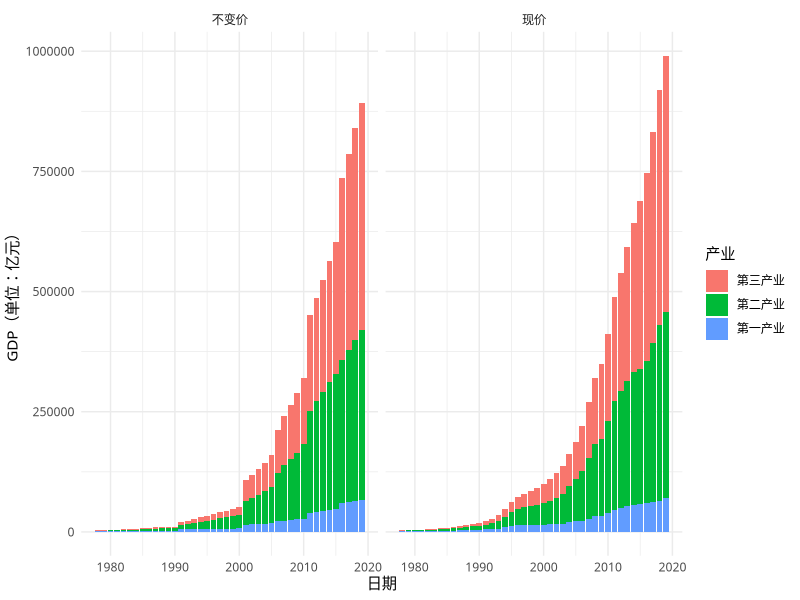
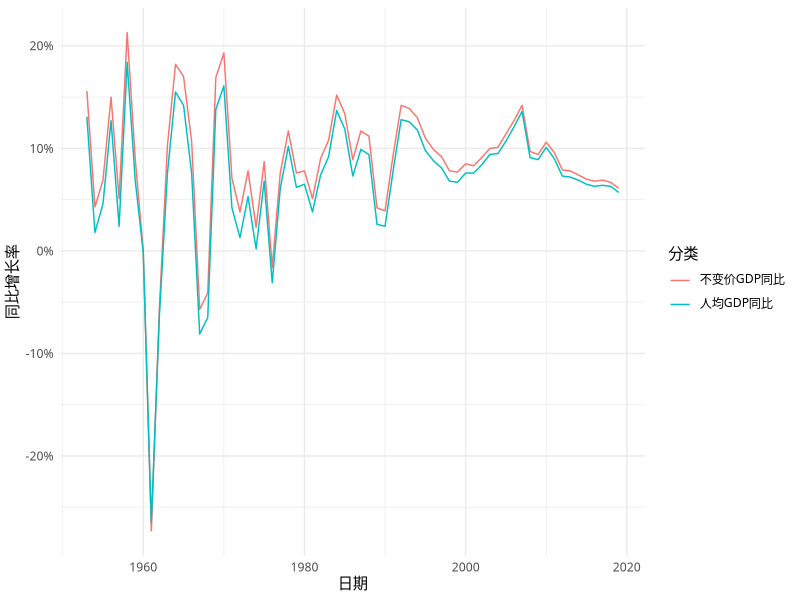
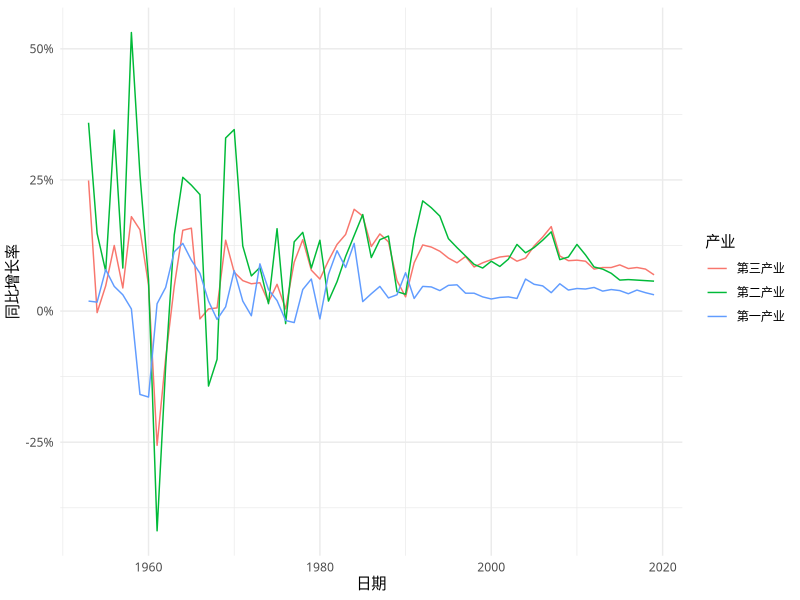
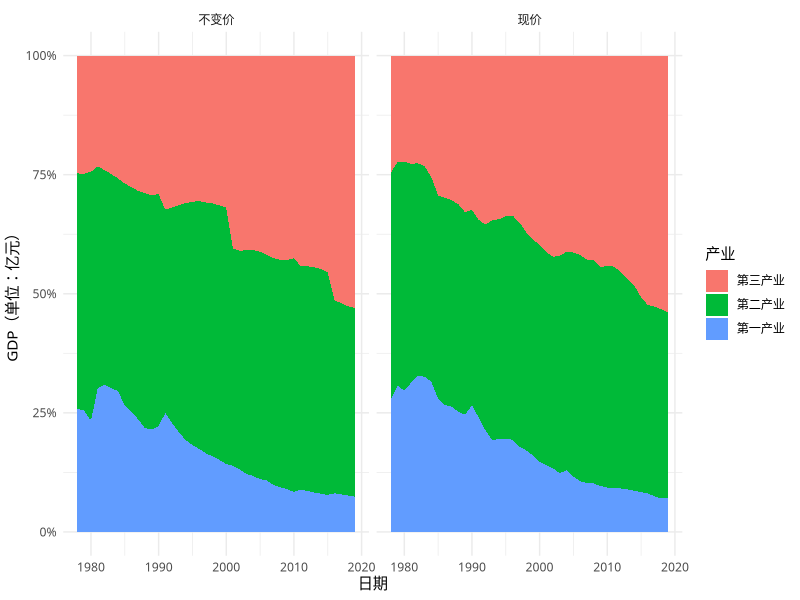
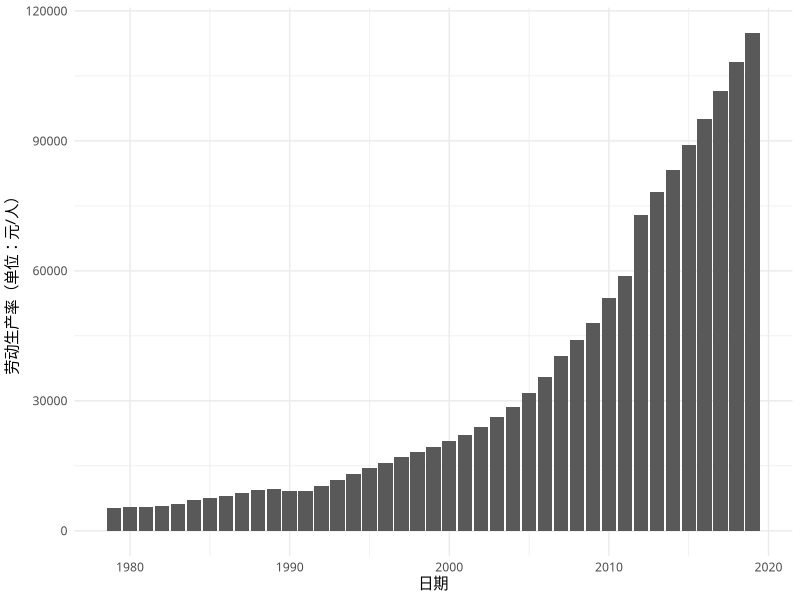
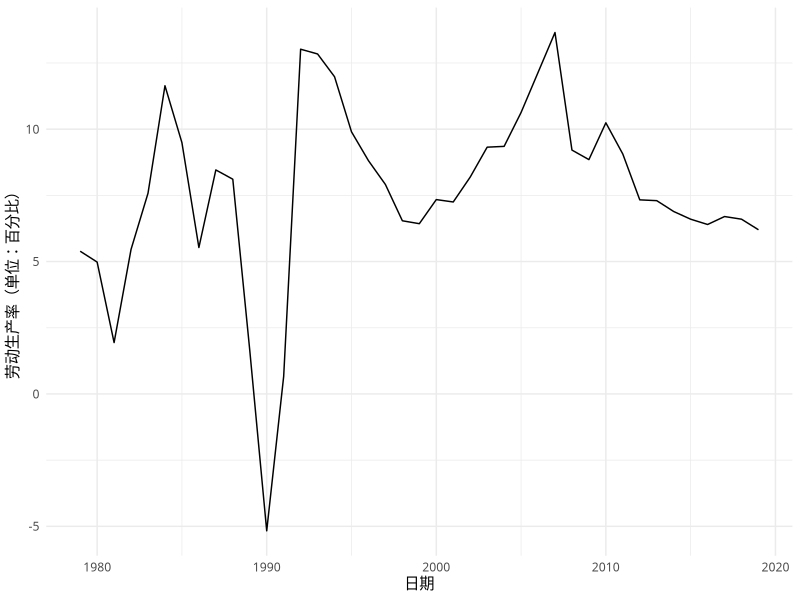
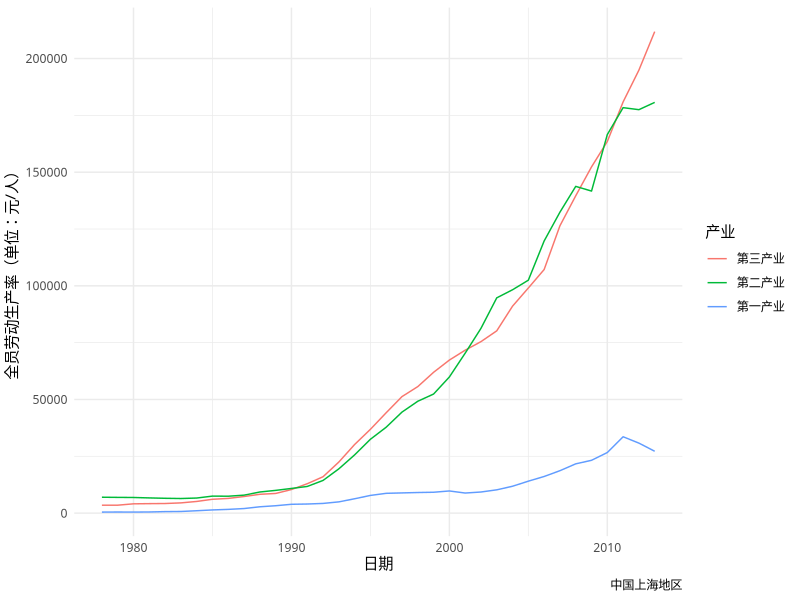
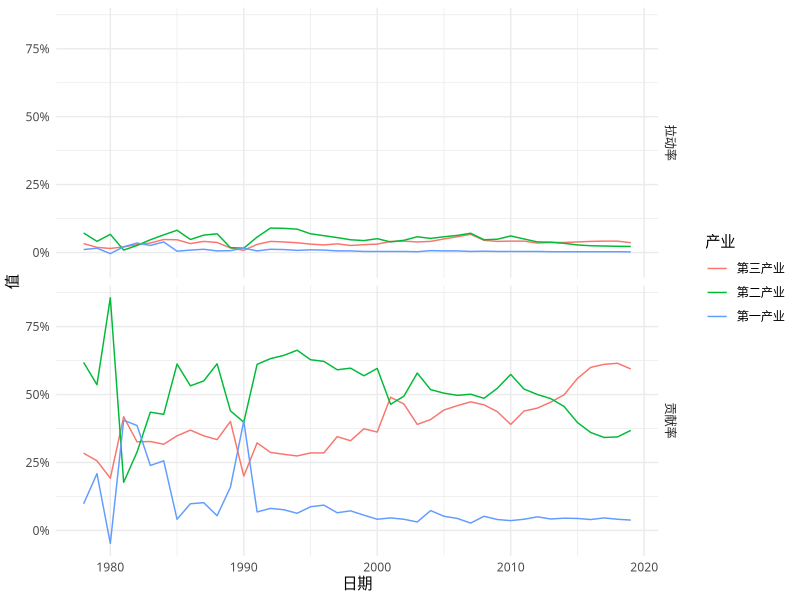

Here is the R script that generated these plots, in order:
## ---- chunk 1
knitr::opts_chunk$set(fig.pos = 'H', echo = FALSE, warning = FALSE, message = FALSE)
library(knitr)
library(tidyverse)
# base_family = 'STXihei'
## ---- chunk 2
GDP = read.csv("GDP.csv")
GDP_gather = GDP %>% 
  filter(日期 > 1977) %>% 
  gather("产业", "GDP", 2:ncol(GDP))
GDP_gather_1 = GDP_gather %>% 
  filter(产业 %in% c("GDP.现价.第一产业", "GDP.现价.第二产业", "GDP.现价.第三产业")) %>% 
  mutate(计算方式 = "现价")
GDP_gather_2 = GDP_gather %>% 
  filter(产业 %in% c("GDP.不变价.第一产业", "GDP.不变价.第二产业", "GDP.不变价.第三产业")) %>% 
  mutate(计算方式 = "不变价")
GDP_gather = rbind(GDP_gather_1, GDP_gather_2)
GDP_gather$产业[which(GDP_gather$产业 %in% c("GDP.现价.第一产业", "GDP.不变价.第一产业"))] = "第一产业"
GDP_gather$产业[which(GDP_gather$产业 %in% c("GDP.现价.第二产业", "GDP.不变价.第二产业"))] = "第二产业"
GDP_gather$产业[which(GDP_gather$产业 %in% c("GDP.现价.第三产业", "GDP.不变价.第三产业"))] = "第三产业"
## ---- chunk 3
GDP_gather %>%
  ggplot() +
  theme_minimal(base_family = "SimHei") +
  geom_col(aes(x = 日期, y = GDP, fill = fct_reorder2(产业, 日期, GDP))) +
  facet_grid(cols = vars(计算方式)) +
  labs(fill = "产业", y = "GDP（单位：亿元）")
## ---- chunk 4
GDP_rate = read.csv("GDP_rate.csv")
GDP_rate = GDP_rate %>% 
  gather("分类", "增长率", 2:3) %>% 
  mutate(增长率 = 增长率 / 100)
GDP_rate %>%
  ggplot() +
  theme_minimal(base_family = "SimHei") +
  geom_line(aes(x = 日期, y = 增长率, color = fct_reorder2(分类, 日期, 增长率))) +
  scale_y_continuous(labels = scales::percent) +
  labs(color = "分类", y = "同比增长率")
## ---- chunk 5
GDP_rate = read.csv("GDP_industry_rate.csv")
GDP_rate = GDP_rate %>% 
  gather("分类", "增长率", 2:4) %>% 
  mutate(增长率 = 增长率 / 100)
GDP_rate %>%
  ggplot() +
  theme_minimal(base_family = "SimHei") +
  geom_line(aes(x = 日期, y = 增长率, color = fct_reorder2(分类, 日期, 增长率))) +
  scale_y_continuous(labels = scales::percent) +
  labs(color = "产业", y = "同比增长率")
## ---- chunk 6
GDP_gather %>%
  ggplot() +
  theme_minimal(base_family = "SimHei") +
  geom_area(aes(x = 日期, y = GDP, fill = fct_reorder2(产业, 日期, GDP)), position = "fill") +
  scale_y_continuous(labels = scales::percent) +
  facet_grid(cols = vars(计算方式)) +
  labs(fill = "产业", y = "GDP（单位：亿元）")
## ---- chunk 7
labor = read.csv("labor.csv")
labor %>%
  ggplot(aes(x = 日期)) +
  theme_minimal(base_family = "SimHei") +
  geom_col(aes(y = 国家全员劳动生产率)) +
  labs(y = "劳动生产率（单位：元/人）")
## ---- chunk 8
labor = read.csv("labor.csv")
labor %>%
  ggplot(aes(x = 日期)) +
  theme_minimal(base_family = "SimHei") +
  geom_line(aes(y = 同比)) +
  labs(y = "劳动生产率（单位：百分比）")
## ---- chunk 9
labor_shanghai = read.csv("labor_shanghai.csv")
labor_shanghai = labor_shanghai %>% 
  gather("产业", "劳动生产率", 2:4)
labor_shanghai$产业[which(labor_shanghai$产业 == "上海.全员劳动生产率.第一产业")] = "第一产业"
labor_shanghai$产业[which(labor_shanghai$产业 == "上海.全员劳动生产率.第二产业")] = "第二产业"
labor_shanghai$产业[which(labor_shanghai$产业 == "上海.全员劳动生产率.第三产业")] = "第三产业"
labor_shanghai %>%
  ggplot(aes(x = 日期)) +
  theme_minimal(base_family = "SimHei") +
  geom_line(aes(y = 劳动生产率, color = fct_reorder2(产业, 日期, 劳动生产率))) +
  labs(y = "全员劳动生产率（单位：元/人）", color = "产业", caption = "中国上海地区")
## ---- chunk 10
industry = read.csv("industry.csv")
industry_gather = industry %>% 
  gather("产业", "value", 2:ncol(industry))
industry_gather_1 = industry_gather %>% 
  filter(产业 %in% c("GDP增长贡献率.第一产业", "GDP增长贡献率.第二产业", "GDP增长贡献率.第三产业")) %>% 
  mutate(指标 = "贡献率")
industry_gather_2 = industry_gather %>% 
  filter(产业 %in% c("对GDP增长的拉动.第一产业", "对GDP增长的拉动.第二产业", "对GDP增长的拉动.第三产业")) %>% 
  mutate(指标 = "拉动率")
industry_gather = rbind(industry_gather_1, industry_gather_2)
industry_gather$产业[which(industry_gather$产业 %in% c("对GDP增长的拉动.第一产业", "GDP增长贡献率.第一产业"))] = "第一产业"
industry_gather$产业[which(industry_gather$产业 %in% c("对GDP增长的拉动.第二产业", "GDP增长贡献率.第二产业"))] = "第二产业"
industry_gather$产业[which(industry_gather$产业 %in% c("对GDP增长的拉动.第三产业", "GDP增长贡献率.第三产业"))] = "第三产业"
industry_gather$value = industry_gather$value / 100
## ---- chunk 11
industry_gather %>%
  ggplot() +
  theme_minimal(base_family = "SimHei") +
  geom_line(aes(x = 日期, y = value, color = fct_reorder2(产业, 日期, value))) +
  facet_grid(rows = vars(指标)) +
  labs(color = "产业", y = "值") +
  scale_y_continuous(labels = scales::percent)
## ---- chunk 12
expense = read.csv("expense.csv")
expense = expense[, -4]
expense_gather = expense %>% 
  gather("指标", "value", 2:ncol(expense))
expense_gather$value = expense_gather$value / 100
## ---- chunk 13
expense_gather %>%
  ggplot() +
  theme_minimal(base_family = "SimHei") +
  geom_line(aes(x = 日期, y = value, color = fct_reorder2(指标, 日期, value))) +
  labs(color = "指标", y = "指标数值") +
  scale_y_continuous(labels = scales::percent)
